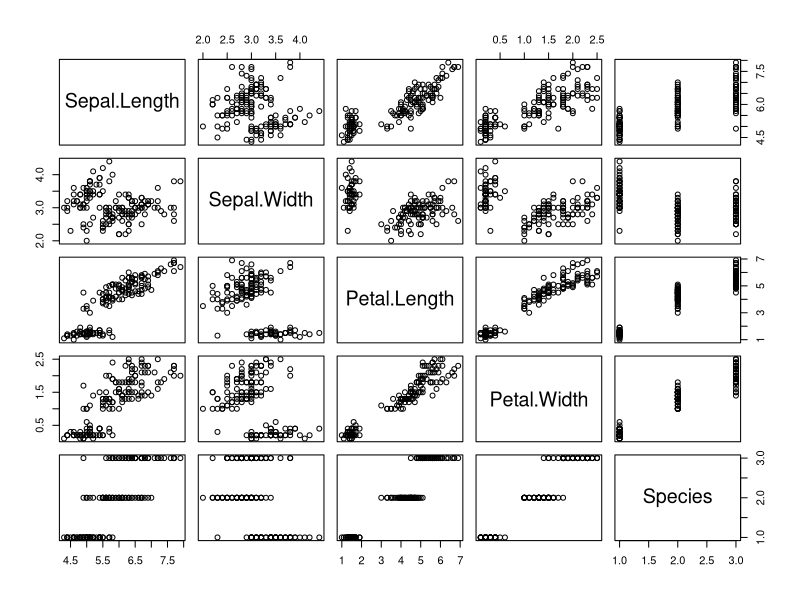
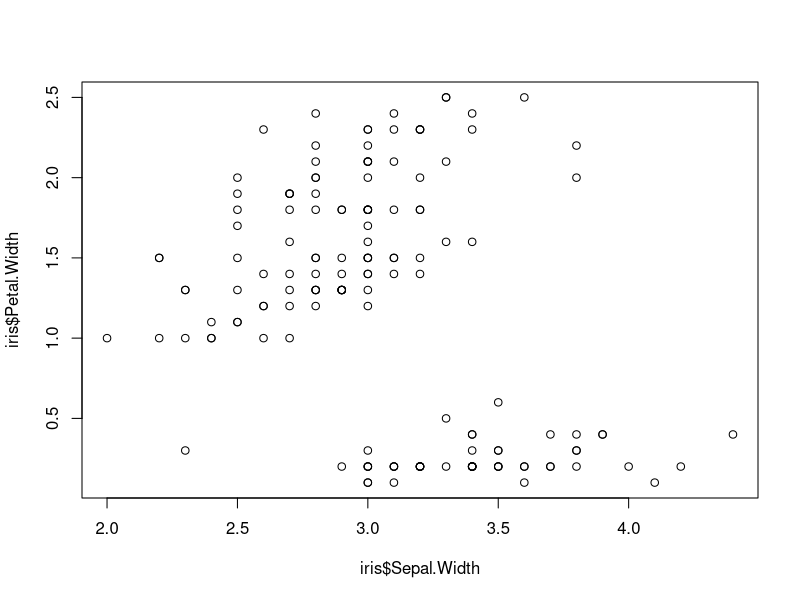
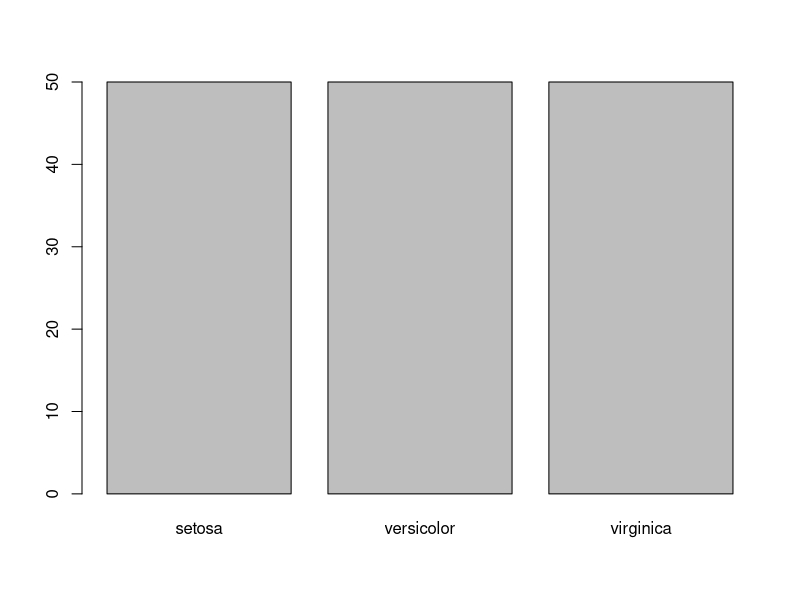
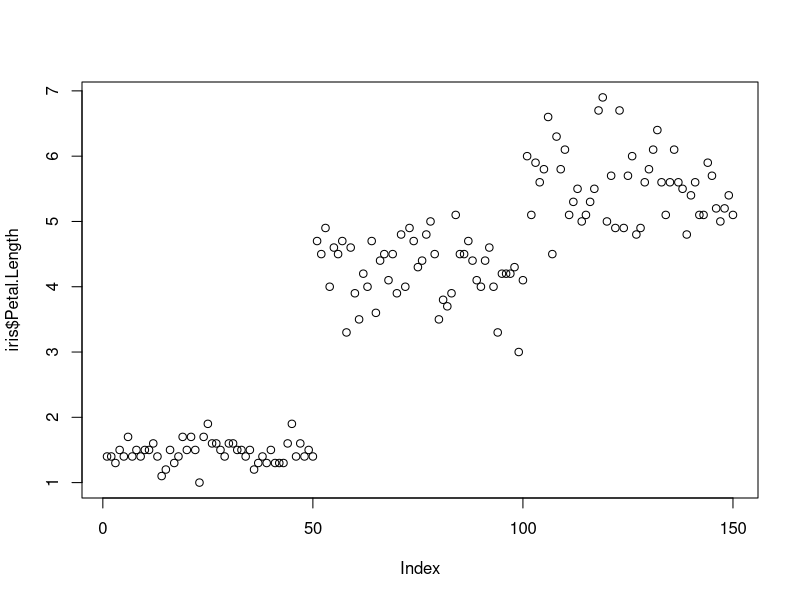
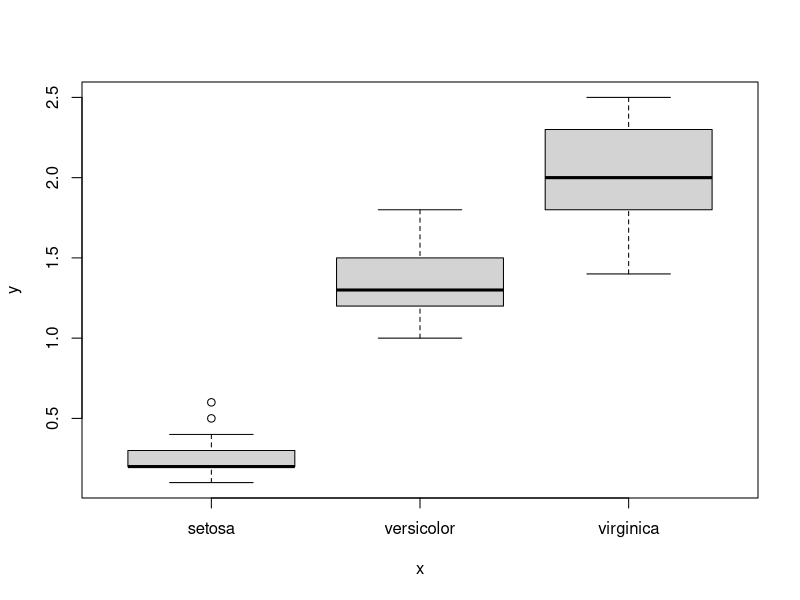
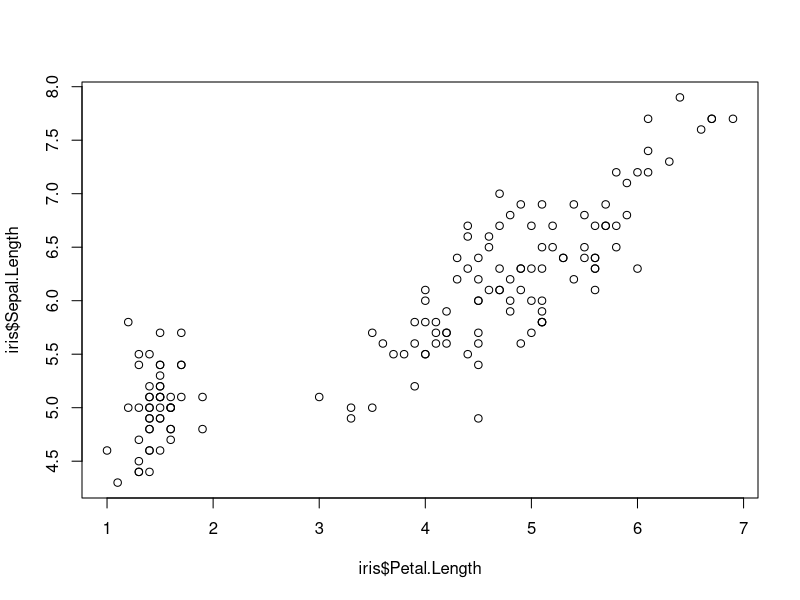
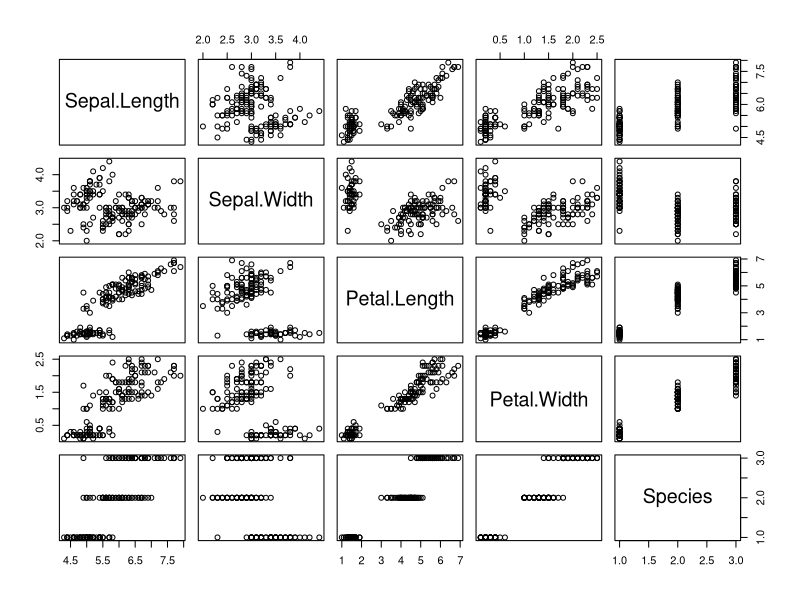
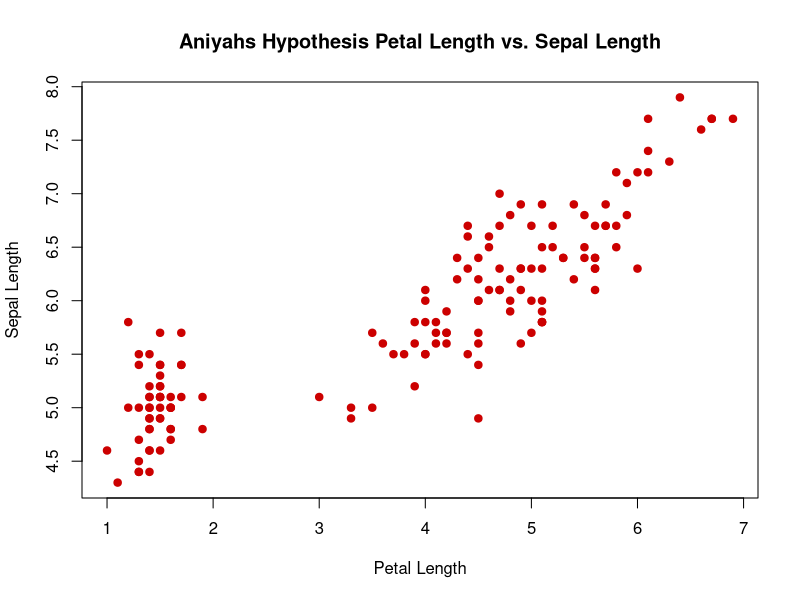

These charts were generated, in order, by the following R code:
# File:   Plot.R
# Course: R: An Introduction (with RStudio)

# LOAD DATASETS PACKAGES ###################################

library(datasets)  # Load/unload base packages manually

# LOAD DATA ################################################
?iris

head(iris)
plot(iris)
# PLOT DATA WITH PLOT() ####################################

?plot  # Help for plot()
plot(iris$Sepal.Width, iris$Petal.Width)

plot(iris$Species)  # Categorical variable
plot(iris$Petal.Length)  # Quantitative variable
plot(iris$Species, iris$Petal.Width)  # Cat x quant
plot(iris$Petal.Length, iris$Sepal.Length)  # Quant pair
plot(iris)  # Entire data frame
summary(iris)
# Plot with options
plot(iris$Petal.Length, iris$Sepal.Length,
  col = "#cc0000",  # Hex code for datalab.cc red
  pch = 19,         # Use solid circles for points
  main = "Aniyahs Hypothesis Petal Length vs. Sepal Length",
  xlab = "Petal Length",
  ylab = "Sepal Length")

# PLOT FORMULAS WITH PLOT() ################################

plot(cos, 0, 2*pi)
plot(exp, 1, 5)
plot(dnorm, -3, +3)

# Formula plot with options
plot(dnorm, -3, +3,
  col = "#cc0000",
  lwd = 5,
  main = "Standard Normal Distribution",
  xlab = "z-scores",
  ylab = "Density")

# CLEAN UP #################################################

# Clear packages
detach("package:datasets", unload = TRUE)

# Clear plots
dev.off()  # But only if there IS a plot

# Clear console
cat("\014")  # ctrl+L

# Clear mind :)
